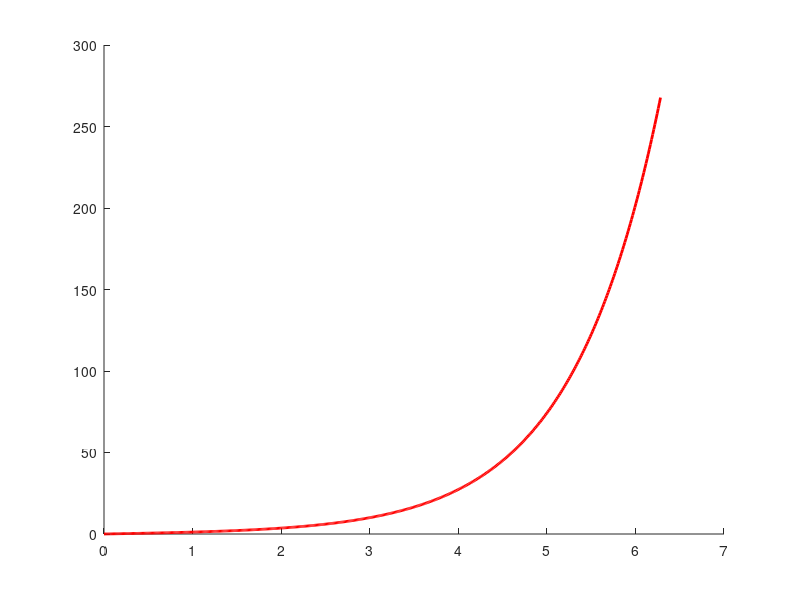

Source code (MATLAB): (Note: this script raises an error after producing the figure.)
%% Testing the IntegroDifferential Equation solver
clc 
clear
close all
%% Case 3: a''[t] == \int_0^t a'[x]dx With a[0] = 0
tmax = 2*pi;
t = linspace(0,tmax,500);
%% Theoritical Solution (Using MATHEMATICA)
% ythGuess = t;
yth = sinh(t);

figure1 = figure('visible','on','WindowState','fullscreen','Color',[1 1 1]);
axes1 = axes('Parent',figure1);
hold(axes1,'on');
% plot(t, ythGuess,'r-','MarkerSize',20,'LineWidth',2,'DisplayName','Theoritical');
plot(t, yth,'r-','MarkerSize',20,'LineWidth',2,'DisplayName','Theoritical');

%% MATLAB Solution
odeOptions = odeset('AbsTol',1e-8,'RelTol',1e-8);
IC = [0; 1];  % IC = [a(0); a'(0)]
[t,guess] = ode45(@model0,t,IC,odeOptions);
guess = [t guess]; 
counter = 1; err = 1e4; Tol = 1e-8;
% [t,a] = ode113(@model, t, IC, odeOptions, guess);
while err > Tol
    [t,a] = ode113(@model, t, IC, odeOptions, guess);
    err1 = sum((a(:,1)-guess(:,2)).^2);
    err2 = sum((a(:,2)-guess(:,3)).^2);
    err = max(err1,err2);
    fprintf('  %4i: %8.2e\n',[counter err]);
    wt = 0.5;
    guess = [t (1-wt)*guess(:,2) + wt*a(:,1) a(:,2)];
    counter = counter+1;
end

nskip = 20;
% plot(t(1:nskip:end), guess(1:nskip:end,1),'r*','MarkerSize',20,'LineWidth',2,'DisplayName','Matlab');
plot(t(1:nskip:end), a(1:nskip:end,1),'r*','MarkerSize',20,'LineWidth',2,'DisplayName','Matlab');

legend1 = legend(axes1,'show');
set(legend1,...
    'Position',[0.45 0.75 0.263939012799944 0.0847176079734219],...
    'Interpreter','latex',...
    'FontSize',30,...
    'EdgeColor',[1 1 1]);
box(axes1,'on');
set(axes1,'FontName','times new roman','FontSize',30,'FontWeight','bold',...
    'LineWidth',3);
axis square
xlim([0.0 tmax])
% ylim([0.0 1.0])
xlabel('\boldmath{$t$}','LineWidth',2,'FontWeight','bold','FontSize',50,...
            'FontName','times new roman',...
            'Interpreter','latex');
ylabel('\boldmath{$Y$}','LineWidth',2,'FontWeight','bold','FontSize',50,...
    'FontName','times new roman',...
    'Interpreter','latex'); 

annotation(figure1,'textbox',...
    [0.45 0.53 0.25 0.10],...
    'String','$\ddot{a} = \int_0^t\dot{a}(x)dx$',...
    'LineStyle','none',...
    'Interpreter','latex',...
    'HorizontalAlignment','center',...
    'FontSize',50,...
    'FitBoxToText','off');

function dadt = model0(~,a)
    % Generating Initial Guess
    dadt = [a(2); 0];
end

function dadt = model(t,a,guess)
% Inside the while loop, getting to the actual solution
% Integro-differential equation
ys = @(s) interp1(guess(:,1), guess(:,3), s);
dadt = [a(2); integral(@(s) ys(s), 0, t,'RelTol',1e-8,'AbsTol',1e-13)];
end
